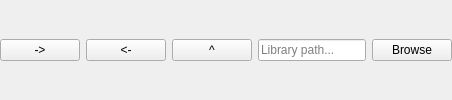
      <widget class="QWidget" name="assetNavigation" native="true">
       <layout class="QHBoxLayout" name="horizontalLayout_assetNavigation">
        <property name="leftMargin">
         <number>0</number>
        </property>
        <property name="topMargin">
         <number>0</number>
        </property>
        <property name="rightMargin">
         <number>0</number>
        </property>
        <property name="bottomMargin">
         <number>0</number>
        </property>
        <item>
         <widget class="QPushButton" name="assetBackButton">
          <property name="text">
           <string>-&gt;</string>
          </property>
          <property name="icon">
           <iconset>
            <normaloff>:/icons/back.png</normaloff>:/icons/back.png</iconset>
          </property>
         </widget>
        </item>
        <item>
         <widget class="QPushButton" name="assetForwardButton">
          <property name="text">
           <string>&lt;-</string>
          </property>
          <property name="icon">
           <iconset>
            <normaloff>:/icons/forward.png</normaloff>:/icons/forward.png</iconset>
          </property>
         </widget>
        </item>
        <item>
         <widget class="QPushButton" name="assetUpButton">
          <property name="text">
           <string>^</string>
          </property>
          <property name="icon">
           <iconset>
            <normaloff>:/icons/up.png</normaloff>:/icons/up.png</iconset>
          </property>
         </widget>
        </item>
        <item>
         <widget class="QLineEdit" name="assetPathEdit">
          <property name="placeholderText">
           <string>Library path...</string>
          </property>
         </widget>
        </item>
        <item>
         <widget class="QPushButton" name="browseButton">
          <property name="text">
           <string>Browse</string>
          </property>
          <property name="icon">
           <iconset>
            <normaloff>:/icons/refresh.png</normaloff>:/icons/refresh.png</iconset>
          </property>
         </widget>
        </item>
       </layout>
      </widget>
